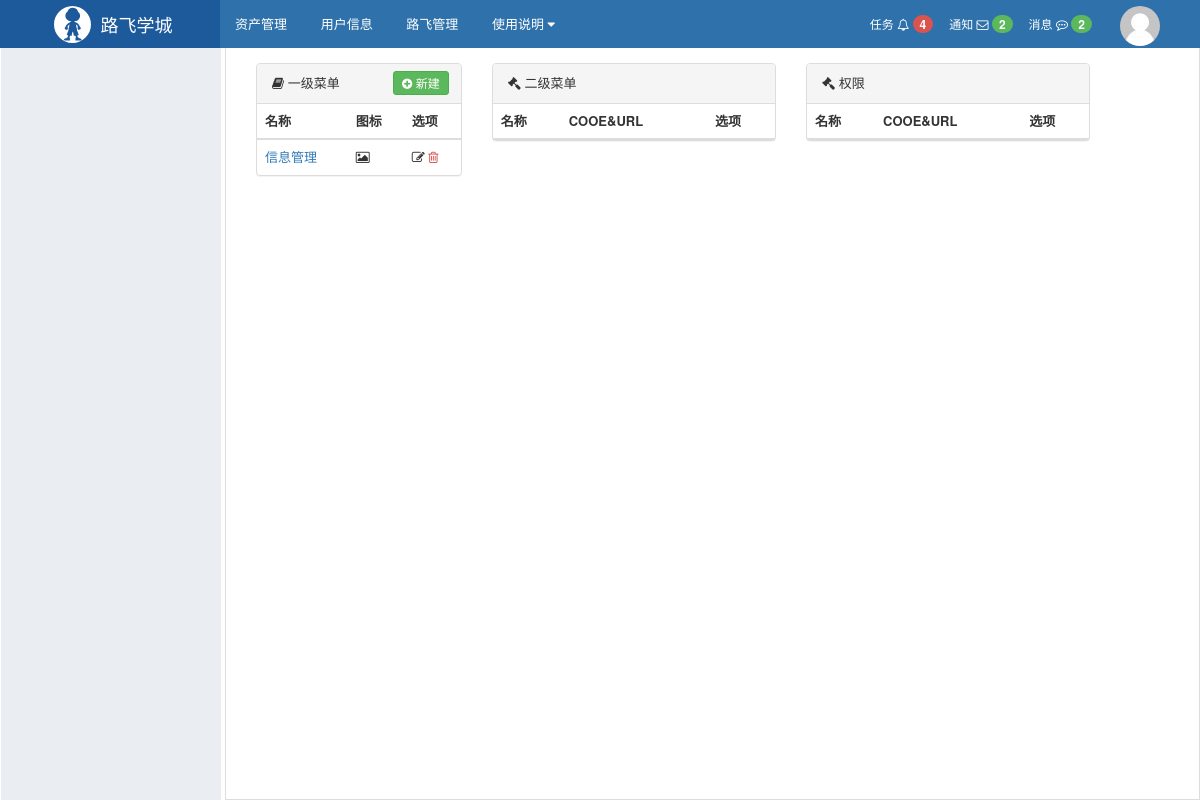
Page /rbac/menu/list/?mid=10 on the earlier database version.
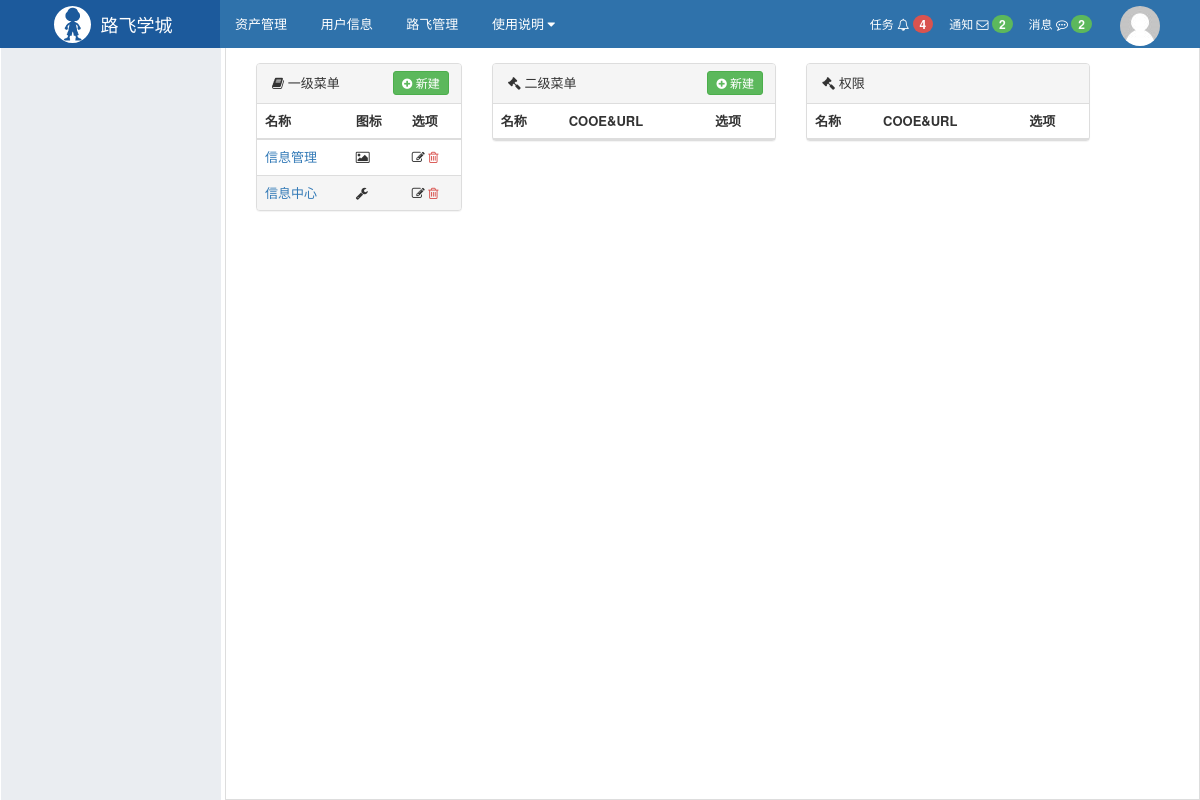
Same page on the later database version.
### rbac/models.py (models this page shows, shortened)
class Menu(models.Model):
    title = models.CharField(verbose_name='一级菜单', max_length=32)
    icon = models.CharField(verbose_name='图标', max_length=32,)

### rbac/views/menu.py (the view)
def menu_list(request):
    menus = models.Menu.objects.all()
    menu_id = request.GET.get('mid')  # 用户选择的一级菜单
    second_menu_id = request.GET.get('sid')  # 用户选择的二级菜单
    menu_exists = models.Menu.objects.filter(id=menu_id).exists()  # 查看标的id
    if not menu_exists:
        menu_id = None
    if menu_id:
        second_menu = models.Permission.objects.filter(menu_id=menu_id)
    else:
        second_menu = []
    second_menu_exists = models.Permission.objects.filter(id=second_menu_id).exists()  # 查看标的id
    if not second_menu_exists:
        second_menu_id = None
    if second_menu_id:
        permission = models.Permission.objects.filter(pid_id=second_menu_id)
    else:
        permission = []
    return render(
        request, 'rbac/menu_list.html',
        {
            'menus': menus,
            'second_menu': second_menu,
            'permission': permission,
            'menu_id': menu_id,
            'second_menu_id': second_menu_id,
        })

### rbac/services/Menu_urls.py (called while the page is built)
def memory_cul(request, name, *args, **kwargs):
    basic_url = reverse(name, args=args, kwargs=kwargs)
    if not request.GET:
        return basic_url
    query_dict = QueryDict(mutable=True)
    query_dict['_filter'] = request.GET.urlencode()
    return "%s?%s" % (basic_url, query_dict.urlencode())

### rbac/templatetags/rbac.py (called while the page is built)
@register.simple_tag
def memory_cul(request, name, *args, **kwargs):
    return Menu_urls.memory_cul(request, name, *args, **kwargs)

### rbac/templates/rbac/menu_list.html (shortened to what this page needs)
{% extends 'layout.html' %}
{% load rbac %}
{% block content %}
    <div class="luffy-container">
        <div class="col-md-3">
            <div class="panel panel-default">
                <div class="panel-heading">
                    <i class="fa fa-book" aria-hidden="true"></i> 一级菜单
                    <a href="{% memory_cul request 'rbac:menu_add' %}" class="right btn btn-success btn-xs"
                       style="padding: 2px 8px;margin: -3px;">
                        <i class="fa fa-plus-circle" aria-hidden="true"></i> 新建
                    </a>
                </div>
                <table class="table">
                    <thead>
                    <tr>
                        <th>名称</th>
                        <th>图标</th>
                        <th>选项</th>
                    </tr>
                    </thead>
                    <tbody>
                    {% for row in menus %}
                        <tr class="{% if row.id|safe == menu_id %}active{% endif %}">
                            <td>
                                <a href="?mid={{ row.id }}">{{ row.title }}
                                </a>
                            </td>
                            <td>
                                <i href="" class="fa {{ row.icon }}" aria-hidden="true">
                                </i>
                            </td>
                            <td>
                                <a style="color: #333333;" href="{% memory_cul request 'rbac:menu_edit' pk=row.id %}">
                                    <i class="fa fa-edit" aria-hidden="true">
                                    </i>
                                </a>
                                <a style="color: #d9534f;" href="{% memory_cul request 'rbac:menu_del' pk=row.id %}">
                                    <i class="fa fa-trash-o">
                                    </i>
                                </a>
                            </td>
                        </tr>
                    {% endfor %}
                    </tbody>
                </table>
            </div>
        </div>
        <div class="col-md-4">
            <div class="panel panel-default">
                <div class="panel-heading">
                    <i class="fa fa-gavel" aria-hidden="true"></i> 二级菜单
                    {% if menu_id %}
                        <a href="{% memory_cul request 'rbac:second_menu_add' menu_id=menu_id %}"
                           class="right btn btn-success btn-xs"
                           style="padding: 2px 8px;margin: -3px;">
                            <i class="fa fa-plus-circle" aria-hidden="true"></i> 新建
                        </a>
                    {% endif %}
                </div>
                <table class="table">
                    <thead>
                    <tr>
                        <th>名称</th>
                        <th>COOE&URL</th>
                        <th>选项</th>
                    </tr>
                    </thead>
                </table>
            </div>
        </div>
        <div class="col-md-4">
            <div class="panel panel-default">
                <div class="panel-heading">
                    <i class="fa fa-gavel" aria-hidden="true"></i> 权限
                </div>
                <table class="table">
                    <thead>
                    <tr>
                        <th>名称</th>
                        <th>COOE&URL</th>
                        <th>选项</th>
                    </tr>
                    </thead>
                </table>
            </div>
        </div>
    </div>
{% endblock %}

Differences in the rows shown:
added Menu: title "信息中心"
Other differences:
text now shown: "新建"
